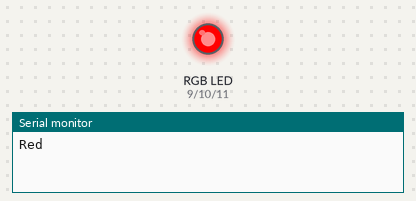
Simulated run of this sketch. Board: Arduino Uno, built with avr-gcc and run on an emulated ATmega328P. Parts: an RGB LED mixed from three pins (HIGH = lit), the last lines printed to the serial monitor.

Above: at 0.05 s.
At 1.9 s:
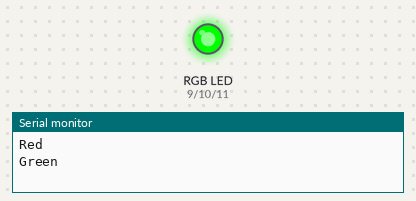
At 3.75 s:
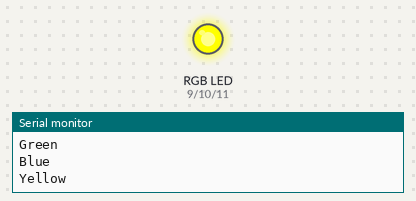
At 5.6 s:
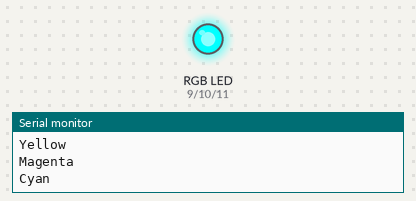
At 7.45 s:
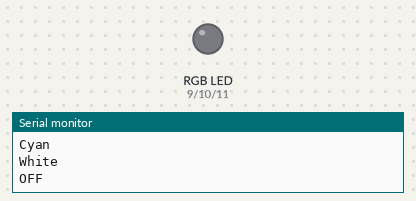
At 14.85 s:
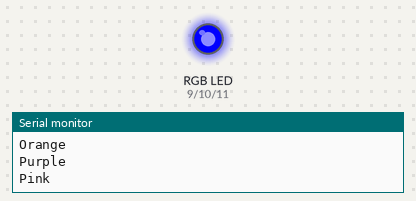
Timing chart, 0 to 19.3 s (numbered marks = the images above):
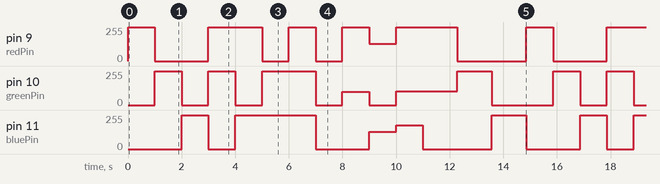

The sketch:

exp04_rgb_led.ino
```cpp
/*
  Experiment 4: Interfacing RGB LED with Arduino - display all possible colours
  Wiring (common cathode): R -> 330 ohm -> D9, G -> 330 ohm -> D10, B -> 330 ohm -> D11, common leg -> GND
  (common anode: common leg -> 5V and set COMMON_ANODE to true)
  D9, D10, D11 are PWM pins, so analogWrite() gives intermediate shades.
*/
const int redPin = 9;
const int greenPin = 10;
const int bluePin = 11;
const bool COMMON_ANODE = false;

void setColor(int r, int g, int b) {          // values 0-255
  if (COMMON_ANODE) {
    r = 255 - r;  g = 255 - g;  b = 255 - b;
  }
  analogWrite(redPin, r);
  analogWrite(greenPin, g);
  analogWrite(bluePin, b);
}

void setup() {
  pinMode(redPin, OUTPUT);
  pinMode(greenPin, OUTPUT);
  pinMode(bluePin, OUTPUT);
  Serial.begin(9600);
}

void loop() {
  // Basic colours (see RGB table in the manual)
  Serial.println("Red");      setColor(255, 0, 0);      delay(1000);
  Serial.println("Green");    setColor(0, 255, 0);      delay(1000);
  Serial.println("Blue");     setColor(0, 0, 255);      delay(1000);
  Serial.println("Yellow");   setColor(255, 255, 0);    delay(1000);
  Serial.println("Magenta");  setColor(255, 0, 255);    delay(1000);
  Serial.println("Cyan");     setColor(0, 255, 255);    delay(1000);
  Serial.println("White");    setColor(255, 255, 255);  delay(1000);
  Serial.println("OFF");      setColor(0, 0, 0);        delay(1000);

  // Intermediate shades using PWM: orange, purple, pink
  Serial.println("Orange");   setColor(255, 100, 0);    delay(1000);
  Serial.println("Purple");   setColor(128, 0, 128);    delay(1000);
  Serial.println("Pink");     setColor(255, 105, 180);  delay(1000);

  // Smooth colour fade through red -> green -> blue -> red
  for (int i = 0; i <= 255; i++) { setColor(255 - i, i, 0);   delay(5); }
  for (int i = 0; i <= 255; i++) { setColor(0, 255 - i, i);   delay(5); }
  for (int i = 0; i <= 255; i++) { setColor(i, 0, 255 - i);   delay(5); }
}
```

Measured:
- by itself, pin 9 (redPin): repeats every 14.9 s: 0/255 2.0 s, 255/255 2.0 s, 2 × (0/255 1.0 s, 255/255 1.0 s), 128/255 1.0 s, 255/255 2.3 s, 0/255 2.6 s, 255/255 1.0 s
- by itself, pin 11 (bluePin): repeats every 14.9 s: 0/255 1.0 s, 255/255 3.0 s, 0/255 2.0 s, 128/255 1.0 s, 180/255 1.0 s, 0/255 2.6 s, 255/255 1.3 s, 0/255 2.0 s, 255/255 1.0 s
